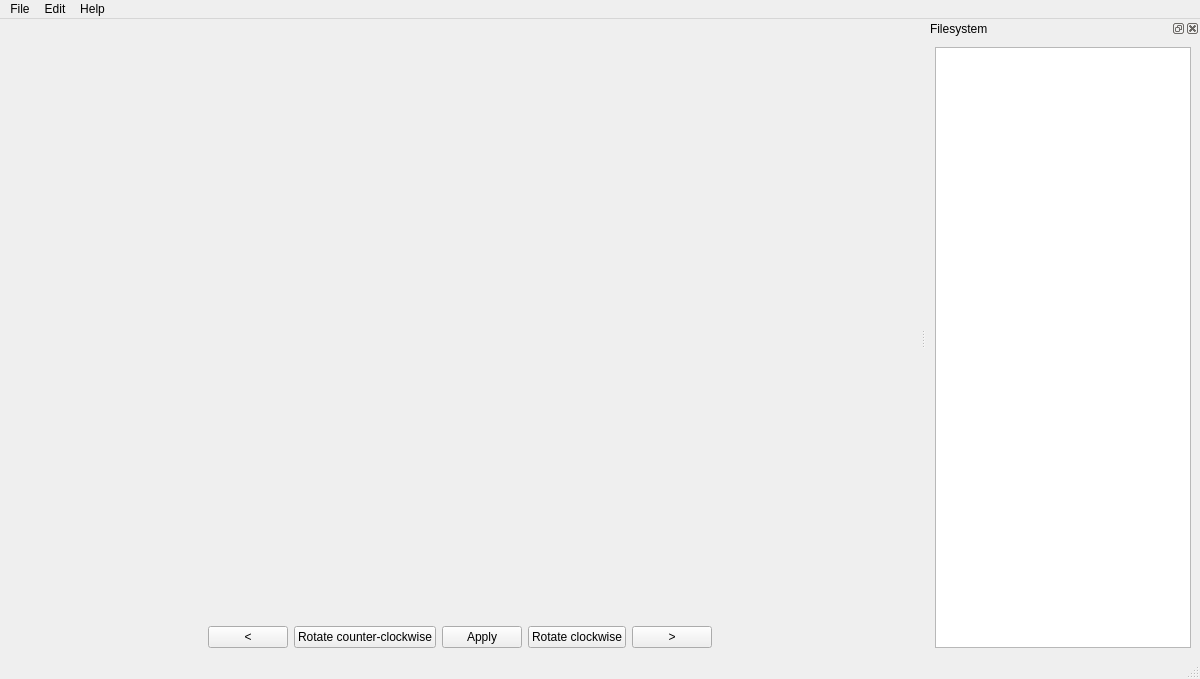
<?xml version="1.0" encoding="UTF-8"?>
<ui version="4.0">
 <class>MainWindow</class>
 <widget class="QMainWindow" name="MainWindow">
  <property name="geometry">
   <rect>
    <x>0</x>
    <y>0</y>
    <width>1200</width>
    <height>679</height>
   </rect>
  </property>
  <property name="minimumSize">
   <size>
    <width>1200</width>
    <height>600</height>
   </size>
  </property>
  <property name="windowTitle">
   <string>Ori3nt8</string>
  </property>
  <widget class="QWidget" name="centralwidget">
   <layout class="QVBoxLayout" name="verticalLayout">
    <item>
     <widget class="QFrame" name="imageLayout_2">
      <property name="sizePolicy">
       <sizepolicy hsizetype="Preferred" vsizetype="Preferred">
        <horstretch>0</horstretch>
        <verstretch>0</verstretch>
       </sizepolicy>
      </property>
      <layout class="QGridLayout" name="imageLayout" rowstretch="0" columnstretch="0"/>
     </widget>
    </item>
    <item>
     <layout class="QHBoxLayout" name="horizontalLayout">
      <item>
       <spacer name="horizontalSpacer_1">
        <property name="orientation">
         <enum>Qt::Horizontal</enum>
        </property>
        <property name="sizeHint" stdset="0">
         <size>
          <width>40</width>
          <height>20</height>
         </size>
        </property>
       </spacer>
      </item>
      <item>
       <widget class="QPushButton" name="pushButton_previous">
        <property name="text">
         <string>&lt;</string>
        </property>
       </widget>
      </item>
      <item>
       <widget class="QPushButton" name="pushButton_rotate_counter_clockwise">
        <property name="text">
         <string>Rotate counter-clockwise</string>
        </property>
       </widget>
      </item>
      <item>
       <widget class="QPushButton" name="pushButton_apply">
        <property name="text">
         <string>Apply</string>
        </property>
       </widget>
      </item>
      <item>
       <widget class="QPushButton" name="pushButton_rotate_clockwise">
        <property name="text">
         <string>Rotate clockwise</string>
        </property>
       </widget>
      </item>
      <item>
       <widget class="QPushButton" name="pushButton_next">
        <property name="text">
         <string>&gt;</string>
        </property>
       </widget>
      </item>
      <item>
       <spacer name="horizontalSpacer_2">
        <property name="orientation">
         <enum>Qt::Horizontal</enum>
        </property>
        <property name="sizeHint" stdset="0">
         <size>
          <width>40</width>
          <height>20</height>
         </size>
        </property>
       </spacer>
      </item>
     </layout>
    </item>
   </layout>
  </widget>
  <widget class="QMenuBar" name="menubar">
   <property name="geometry">
    <rect>
     <x>0</x>
     <y>0</y>
     <width>1200</width>
     <height>30</height>
    </rect>
   </property>
   <widget class="QMenu" name="menuFile">
    <property name="title">
     <string>File</string>
    </property>
    <addaction name="actionOpen_directory"/>
    <addaction name="separator"/>
    <addaction name="actionPrevious"/>
    <addaction name="actionNext"/>
   </widget>
   <widget class="QMenu" name="menuEdit">
    <property name="title">
     <string>Edit</string>
    </property>
    <addaction name="actionRotate_counterclockwise"/>
    <addaction name="actionRotate_clockwise"/>
    <addaction name="separator"/>
    <addaction name="actionAutomatically_apply"/>
    <addaction name="actionApply_suggested_orientation"/>
   </widget>
   <widget class="QMenu" name="menuHelp">
    <property name="title">
     <string>Help</string>
    </property>
    <addaction name="actionWebsite"/>
    <addaction name="actionAbout"/>
   </widget>
   <addaction name="menuFile"/>
   <addaction name="menuEdit"/>
   <addaction name="menuHelp"/>
  </widget>
  <widget class="QStatusBar" name="statusbar"/>
  <widget class="QDockWidget" name="fileTreeDockWidget">
   <property name="windowTitle">
    <string>Filesystem</string>
   </property>
   <attribute name="dockWidgetArea">
    <number>2</number>
   </attribute>
   <widget class="QWidget" name="fileTreeDockWidgetContents">
    <layout class="QGridLayout" name="gridLayout">
     <item row="0" column="0">
      <widget class="QTreeView" name="fileTreeView">
       <property name="sizePolicy">
        <sizepolicy hsizetype="Expanding" vsizetype="Expanding">
         <horstretch>1</horstretch>
         <verstretch>0</verstretch>
        </sizepolicy>
       </property>
       <attribute name="headerCascadingSectionResizes">
        <bool>true</bool>
       </attribute>
       <attribute name="headerStretchLastSection">
        <bool>false</bool>
       </attribute>
      </widget>
     </item>
    </layout>
   </widget>
  </widget>
  <action name="actionOpen_directory">
   <property name="text">
    <string>Open directory</string>
   </property>
   <property name="shortcut">
    <string>Ctrl+O</string>
   </property>
  </action>
  <action name="actionRotate_clockwise">
   <property name="text">
    <string>Rotate clockwise</string>
   </property>
   <property name="shortcut">
    <string>D</string>
   </property>
  </action>
  <action name="actionRotate_counterclockwise">
   <property name="text">
    <string>Rotate counterclockwise</string>
   </property>
   <property name="shortcut">
    <string>A</string>
   </property>
  </action>
  <action name="actionPrevious">
   <property name="text">
    <string>Previous</string>
   </property>
   <property name="shortcut">
    <string>Left</string>
   </property>
  </action>
  <action name="actionNext">
   <property name="text">
    <string>Next</string>
   </property>
   <property name="shortcut">
    <string>Right</string>
   </property>
  </action>
  <action name="actionAutomatically_apply">
   <property name="checkable">
    <bool>true</bool>
   </property>
   <property name="checked">
    <bool>true</bool>
   </property>
   <property name="text">
    <string>Automatically apply suggested orientation</string>
   </property>
  </action>
  <action name="actionApply_suggested_orientation">
   <property name="text">
    <string>Apply suggested orientation</string>
   </property>
   <property name="shortcut">
    <string>Space</string>
   </property>
  </action>
  <action name="actionWebsite">
   <property name="text">
    <string>Website</string>
   </property>
  </action>
  <action name="actionAbout">
   <property name="text">
    <string>About</string>
   </property>
  </action>
 </widget>
 <resources/>
 <connections>
  <connection>
   <sender>pushButton_rotate_clockwise</sender>
   <signal>clicked()</signal>
   <receiver>actionRotate_clockwise</receiver>
   <slot>trigger()</slot>
   <hints>
    <hint type="sourcelabel">
     <x>433</x>
     <y>438</y>
    </hint>
    <hint type="destinationlabel">
     <x>-1</x>
     <y>-1</y>
    </hint>
   </hints>
  </connection>
  <connection>
   <sender>pushButton_rotate_counter_clockwise</sender>
   <signal>clicked()</signal>
   <receiver>actionRotate_counterclockwise</receiver>
   <slot>trigger()</slot>
   <hints>
    <hint type="sourcelabel">
     <x>194</x>
     <y>438</y>
    </hint>
    <hint type="destinationlabel">
     <x>-1</x>
     <y>-1</y>
    </hint>
   </hints>
  </connection>
  <connection>
   <sender>pushButton_next</sender>
   <signal>clicked()</signal>
   <receiver>actionNext</receiver>
   <slot>trigger()</slot>
   <hints>
    <hint type="sourcelabel">
     <x>539</x>
     <y>438</y>
    </hint>
    <hint type="destinationlabel">
     <x>-1</x>
     <y>-1</y>
    </hint>
   </hints>
  </connection>
  <connection>
   <sender>pushButton_previous</sender>
   <signal>clicked()</signal>
   <receiver>actionPrevious</receiver>
   <slot>trigger()</slot>
   <hints>
    <hint type="sourcelabel">
     <x>61</x>
     <y>438</y>
    </hint>
    <hint type="destinationlabel">
     <x>-1</x>
     <y>-1</y>
    </hint>
   </hints>
  </connection>
  <connection>
   <sender>pushButton_apply</sender>
   <signal>clicked()</signal>
   <receiver>actionApply_suggested_orientation</receiver>
   <slot>trigger()</slot>
   <hints>
    <hint type="sourcelabel">
     <x>489</x>
     <y>497</y>
    </hint>
    <hint type="destinationlabel">
     <x>-1</x>
     <y>-1</y>
    </hint>
   </hints>
  </connection>
 </connections>
</ui>
